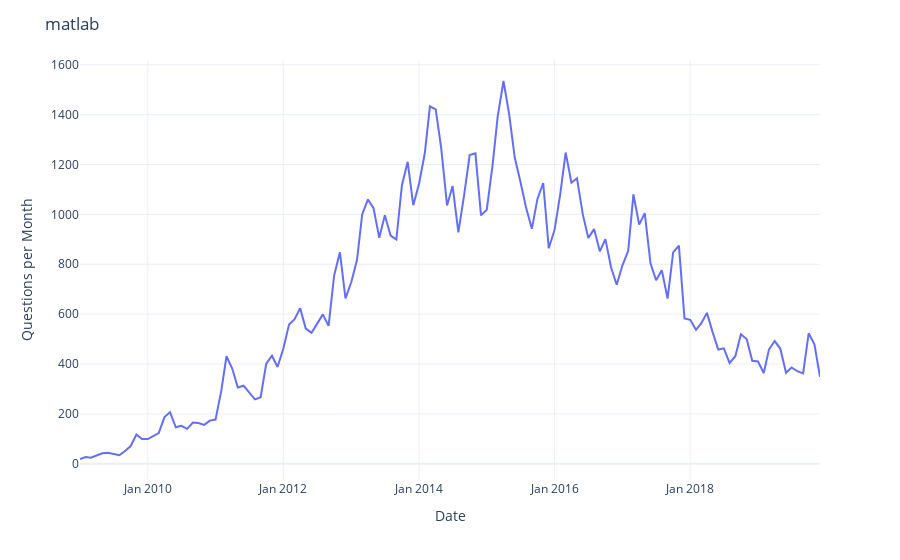

Notebook cell for this chart:
### Code cell
figs_dict_time_series["matlab"]

### Figure 1 — Plotly figure (JSON) as saved in the notebook; plotly's stock layout.template omitted (floating-point values rounded to 4 significant figures; data arrays with more than 128 entries replaced by an {"elided": "..."} marker saying what was removed)
{"data": [{"hovertemplate": "month=%{x}<br>question_count_per_month=%{y}<extra></extra>", "legendgroup": "", "marker": {"color": "#636efa", "symbol": "circle"}, "mode": "lines", "name": "", "orientation": "v", "showlegend": false, "type": "scatter", "x": {"elided": "132 str values"}, "xaxis": "x", "y": {"elided": "132 int values"}, "yaxis": "y"}], "layout": {"autosize": true, "legend": {"tracegroupgap": 0}, "margin": {"t": 60}, "title": {"text": "matlab"}, "xaxis": {"anchor": "y", "autorange": true, "domain": [0, 1], "range": ["2009-01-01", "2019-12-01"], "tickformat": "%b %Y", "title": {"text": "Date"}, "type": "date"}, "yaxis": {"anchor": "x", "autorange": true, "domain": [0, 1], "range": [-65.22, 1619.0], "title": {"text": "Questions per Month"}, "type": "linear"}}}
